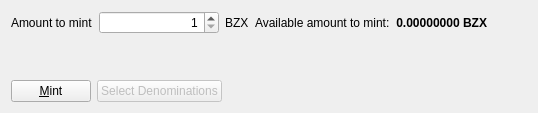
       <widget class="QWidget" name="tabMint">
        <attribute name="title">
         <string>Mint Σ</string>
        </attribute>
        <layout class="QGridLayout" name="gridLayout_3">
         <item row="0" column="0">
          <layout class="QGridLayout" name="gridLayout_mint">
           <item row="0" column="0">
            <layout class="QHBoxLayout" name="horizontalLayout_4">
             <item>
              <widget class="QLabel" name="label">
               <property name="text">
                <string>Amount to mint</string>
               </property>
              </widget>
             </item>
             <item>
              <widget class="QDoubleSpinBox" name="amountToMint">
               <property name="minimumSize">
                <size>
                 <width>120</width>
                 <height>0</height>
                </size>
               </property>
               <property name="alignment">
                <set>Qt::AlignRight|Qt::AlignTrailing|Qt::AlignVCenter</set>
               </property>
               <property name="decimals">
                <number>0</number>
               </property>
               <property name="minimum">
                <double>1.000000000000000</double>
               </property>
               <property name="maximum">
                <double>6666.000000000000000</double>
               </property>
               <property name="singleStep">
                <double>1.000000000000000</double>
               </property>
               <property name="value">
                <double>1.000000000000000</double>
               </property>
              </widget>
             </item>
             <item>
              <widget class="QLabel" name="label_2">
               <property name="text">
                <string>BZX</string>
               </property>
              </widget>
             </item>
             <item>
              <widget class="QLabel" name="label_4">
               <property name="text">
                <string>Available amount to mint:</string>
               </property>
              </widget>
             </item>
             <item>
              <widget class="QLabel" name="availableAmount">
               <property name="sizePolicy">
                <sizepolicy hsizetype="Fixed" vsizetype="Preferred">
                 <horstretch>0</horstretch>
                 <verstretch>0</verstretch>
                </sizepolicy>
               </property>
               <property name="minimumSize">
                <size>
                 <width>80</width>
                 <height>0</height>
                </size>
               </property>
               <property name="font">
                <font>
                 <weight>75</weight>
                 <bold>true</bold>
                </font>
               </property>
               <property name="text">
                <string>0.00000000 BZX</string>
               </property>
               <property name="alignment">
                <set>Qt::AlignRight|Qt::AlignTrailing|Qt::AlignVCenter</set>
               </property>
              </widget>
             </item>
             <item>
              <spacer name="horizontalSpacer_2">
               <property name="orientation">
                <enum>Qt::Horizontal</enum>
               </property>
               <property name="sizeHint" stdset="0">
                <size>
                 <width>40</width>
                 <height>20</height>
                </size>
               </property>
              </spacer>
             </item>
            </layout>
           </item>
           <item row="2" column="0">
            <layout class="QHBoxLayout" name="horizontalLayout">
             <item>
              <widget class="QPushButton" name="mintButton">
               <property name="enabled">
                <bool>true</bool>
               </property>
               <property name="text">
                <string>&amp;Mint</string>
               </property>
               <property name="icon">
                <iconset>
                 <normaloff>../res/icons/add.png</normaloff>../res/icons/add.png</iconset>
               </property>
              </widget>
             </item>
             <item>
              <widget class="QPushButton" name="selectDenomsButton">
               <property name="enabled">
                <bool>false</bool>
               </property>
               <property name="text">
                <string>Select Denominations</string>
               </property>
               <property name="icon">
                <iconset>
                 <normaloff>../res/icons/edit.png</normaloff>../res/icons/edit.png</iconset>
               </property>
              </widget>
             </item>
             <item>
              <spacer name="horizontalSpacer">
               <property name="orientation">
                <enum>Qt::Horizontal</enum>
               </property>
               <property name="sizeHint" stdset="0">
                <size>
                 <width>40</width>
                 <height>20</height>
                </size>
               </property>
              </spacer>
             </item>
            </layout>
           </item>
           <item row="1" column="0">
            <spacer name="verticalSpacer">
             <property name="orientation">
              <enum>Qt::Vertical</enum>
             </property>
             <property name="sizeHint" stdset="0">
              <size>
               <width>20</width>
               <height>40</height>
              </size>
             </property>
            </spacer>
           </item>
          </layout>
         </item>
        </layout>
       </widget>
